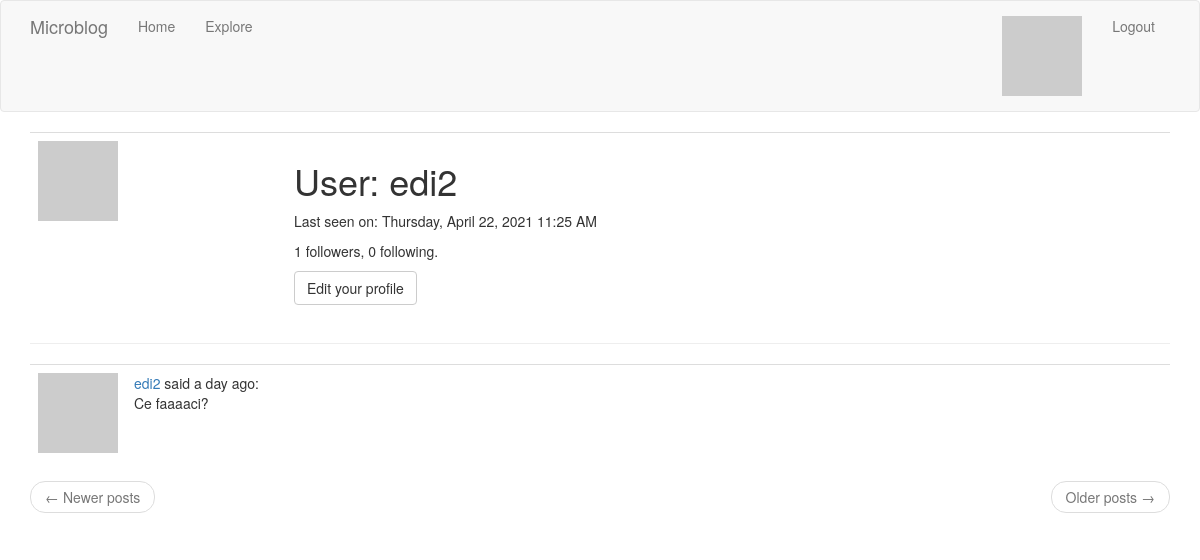
/user/edi2 (signed in), run on the app's committed database.
### app/models.py (models this page shows, shortened)
class User(UserMixin, db.Model):
    id = db.Column(db.Integer, primary_key=True)
    username = db.Column(db.String(64), index=True, unique=True)
    email = db.Column(db.String(120), index=True, unique=True)
    password_hash = db.Column(db.String(128))
    """
    user.posts will retrieve all the Posts made by this User
    post.author will retrieve the User that made the Post
    """
    posts = db.relationship("Post", backref="author", lazy="dynamic")
    about_me = db.Column(db.String(140))
    last_seen = db.Column(db.DateTime, default = datetime.utcnow)
    """
    Define many-to-many relationship between User instances.
    user1 = user2 has the meaning of: user1 is following user2
        * secondary = sets association table defined above
        * primaryjoin = links follower with association table
        * secondaryjoin = links followed with association table
    """
    followed = db.relationship(
        "User", secondary = followers,
        primaryjoin=(followers.c.follower_id == id),
        secondaryjoin=(followers.c.followed_id == id),
        backref=db.backref("followers", lazy = "dynamic"), lazy = "dynamic")
    def avatar(self, size):
        digest = md5(self.email.lower().encode("utf-8")).hexdigest()
        return "https://www.gravatar.com/avatar/{}?d=identicon&s={}".format(digest, size)

class Post(db.Model):
    id = db.Column(db.Integer, primary_key=True)
    body = db.Column(db.String(140))
    timestamp = db.Column(db.DateTime, index=True, default=datetime.utcnow)
    user_id = db.Column(db.Integer, db.ForeignKey("user.id"))

### app/routes.py (the view)
@app.route("/user/<username>")
@login_required
def user(username):
    form = EmptyFollowForm()
    user = User.query.filter_by(username = username).first_or_404()
    page = request.args.get(key = 'page', default = 1, type = int)
    ret_404_on_empty_range = False
    posts = user.posts.order_by(Post.timestamp.desc())\
                .paginate(page, app.config['POSTS_PER_PAGE'], ret_404_on_empty_range)
    next_url = url_for("user", username = username, page = posts.next_num)\
            if posts.has_next else None
    prev_url = url_for("user", username = username, page = posts.prev_num)\
            if posts.has_prev else None
    return render_template("user.html", user = user, form = form,
            posts = posts.items, next_url = next_url, prev_url = prev_url)

### app/models.py (called while the page is built)
@login.user_loader
def load_user(id):
    return User.query.get(int(id))

### app/routes.py (called while the page is built)
@app.before_request
def before_request():
    if current_user.is_authenticated:
        current_user.last_seen = datetime.utcnow()
        db.session.commit()

### app/templates/user.html (shortened to what this page needs)
{% extends "base.html" %}
{% block app_content %}
    <table class="table table-hover">
        <tr valign="top">
            <td width="256px"><img src="{{ user.avatar(256) }}"</td>
            <td>
                <h1>User: {{ user.username }}</h1>
                {% if user.last_seen %}
                    <p>Last seen on: {{ moment(user.last_seen).format("LLLL") }}</p>
                {% endif %}
                <p>{{ user.followers.count() }} followers, {{ user.followed.count() }} following.</p>
                {% if user == current_user %}
                    <p><a class="btn btn-default" href="{{ url_for('edit_profile') }}">Edit your profile</a></p>
                {% endif %}
            </td>
        </tr>
    </table>
    <hr>
    {% include "paginated_posts.html" %}
{% endblock %}

### app/templates/sub_post.html
<table class="table table-hover">
    <tr>
        <td class="col-xs-1">
            <a href={{url_for("user", username = post.author.username)}}>
                <img src="{{ post.author.avatar(64) }}" />
            </a>
        </td>
        <td class = "col-xs-11">
            <a href={{url_for("user", username = post.author.username)}}>
                {{ post.author.username }}
            </a>
            said {{ moment(post.timestamp).fromNow() }}:<br>{{ post.body }}
        </td>
    </tr>
</table>

### data on the page
User: username "edi2", last_seen "Thursday, April 22, 2021 11:25 AM"
Post: author.username "edi2", timestamp "a day ago", body "Ce faaaaci?"

### other printed values
{{ user.followers.count() }} "1"
{{ user.followed.count() }} "0"
